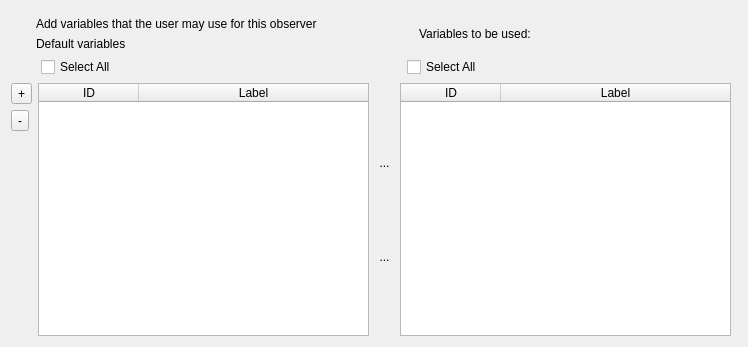
<?xml version="1.0" encoding="UTF-8"?>
<ui version="4.0">
 <class>TextScreenField</class>
 <widget class="QWidget" name="TextScreenField">
  <property name="geometry">
   <rect>
    <x>0</x>
    <y>0</y>
    <width>748</width>
    <height>347</height>
   </rect>
  </property>
  <property name="windowTitle">
   <string>Form</string>
  </property>
  <layout class="QHBoxLayout" name="horizontalLayout_6">
   <item>
    <layout class="QVBoxLayout" name="verticalLayout_6">
     <item>
      <layout class="QHBoxLayout" name="horizontalLayout_3">
       <item>
        <widget class="Line" name="line">
         <property name="orientation">
          <enum>Qt::Vertical</enum>
         </property>
        </widget>
       </item>
      </layout>
     </item>
     <item>
      <layout class="QHBoxLayout" name="horizontalLayout_4">
       <item>
        <spacer name="horizontalSpacer_2">
         <property name="orientation">
          <enum>Qt::Horizontal</enum>
         </property>
         <property name="sizeType">
          <enum>QSizePolicy::Fixed</enum>
         </property>
         <property name="sizeHint" stdset="0">
          <size>
           <width>25</width>
           <height>20</height>
          </size>
         </property>
        </spacer>
       </item>
       <item>
        <layout class="QVBoxLayout" name="verticalLayout">
         <item>
          <widget class="QLabel" name="upperLabel">
           <property name="text">
            <string>Add variables that the user may use for this observer</string>
           </property>
          </widget>
         </item>
         <item>
          <widget class="QLabel" name="labelGeneral">
           <property name="text">
            <string>Default variables</string>
           </property>
           <property name="margin">
            <number>3</number>
           </property>
          </widget>
         </item>
        </layout>
       </item>
       <item>
        <spacer name="horizontalSpacer">
         <property name="orientation">
          <enum>Qt::Horizontal</enum>
         </property>
         <property name="sizeType">
          <enum>QSizePolicy::Fixed</enum>
         </property>
         <property name="sizeHint" stdset="0">
          <size>
           <width>65</width>
           <height>20</height>
          </size>
         </property>
        </spacer>
       </item>
       <item>
        <widget class="QLabel" name="labelToBeUse">
         <property name="text">
          <string>Variables to be used:</string>
         </property>
        </widget>
       </item>
      </layout>
     </item>
     <item>
      <layout class="QHBoxLayout" name="horizontalLayout_5">
       <item>
        <spacer name="horizontalSpacer_3">
         <property name="orientation">
          <enum>Qt::Horizontal</enum>
         </property>
         <property name="sizeType">
          <enum>QSizePolicy::Fixed</enum>
         </property>
         <property name="sizeHint" stdset="0">
          <size>
           <width>30</width>
           <height>20</height>
          </size>
         </property>
        </spacer>
       </item>
       <item>
        <widget class="QCheckBox" name="selectDefault">
         <property name="text">
          <string>Select All</string>
         </property>
        </widget>
       </item>
       <item>
        <spacer name="horizontalSpacer_4">
         <property name="orientation">
          <enum>Qt::Horizontal</enum>
         </property>
         <property name="sizeType">
          <enum>QSizePolicy::Fixed</enum>
         </property>
         <property name="sizeHint" stdset="0">
          <size>
           <width>35</width>
           <height>20</height>
          </size>
         </property>
        </spacer>
       </item>
       <item>
        <widget class="QCheckBox" name="selectUse">
         <property name="text">
          <string>Select All</string>
         </property>
        </widget>
       </item>
      </layout>
     </item>
     <item>
      <layout class="QHBoxLayout" name="horizontalLayout">
       <item>
        <layout class="QVBoxLayout" name="verticalLayout_4">
         <item>
          <widget class="QToolButton" name="add">
           <property name="text">
            <string>+</string>
           </property>
           <property name="icon">
            <iconset resource="../../Resource.qrc">
             <normaloff>:/Resources/plus</normaloff>:/Resources/plus</iconset>
           </property>
          </widget>
         </item>
         <item>
          <widget class="QToolButton" name="del">
           <property name="text">
            <string>-</string>
           </property>
           <property name="icon">
            <iconset resource="../../Resource.qrc">
             <normaloff>:/Resources/minus.png</normaloff>:/Resources/minus.png</iconset>
           </property>
          </widget>
         </item>
         <item>
          <spacer name="verticalSpacer">
           <property name="orientation">
            <enum>Qt::Vertical</enum>
           </property>
           <property name="sizeHint" stdset="0">
            <size>
             <width>20</width>
             <height>40</height>
            </size>
           </property>
          </spacer>
         </item>
        </layout>
       </item>
       <item>
        <widget class="QTableWidget" name="defaultVarList">
         <property name="selectionMode">
          <enum>QAbstractItemView::MultiSelection</enum>
         </property>
         <property name="selectionBehavior">
          <enum>QAbstractItemView::SelectRows</enum>
         </property>
         <attribute name="horizontalHeaderStretchLastSection">
          <bool>true</bool>
         </attribute>
         <column>
          <property name="text">
           <string>ID</string>
          </property>
         </column>
         <column>
          <property name="text">
           <string>Label</string>
          </property>
         </column>
        </widget>
       </item>
       <item>
        <layout class="QVBoxLayout" name="verticalLayout_3">
         <item>
          <widget class="QToolButton" name="rButton">
           <property name="styleSheet">
            <string notr="true">border: none;</string>
           </property>
           <property name="text">
            <string>...</string>
           </property>
           <property name="icon">
            <iconset resource="../../Resource.qrc">
             <normaloff>:/img/Resources/rightDArrow.png</normaloff>:/img/Resources/rightDArrow.png</iconset>
           </property>
           <property name="iconSize">
            <size>
             <width>24</width>
             <height>24</height>
            </size>
           </property>
          </widget>
         </item>
         <item>
          <widget class="QToolButton" name="lButton">
           <property name="styleSheet">
            <string notr="true">border: none;</string>
           </property>
           <property name="text">
            <string>...</string>
           </property>
           <property name="icon">
            <iconset resource="../../Resource.qrc">
             <normaloff>:/img/Resources/leftDArrow.png</normaloff>:/img/Resources/leftDArrow.png</iconset>
           </property>
           <property name="iconSize">
            <size>
             <width>24</width>
             <height>24</height>
            </size>
           </property>
          </widget>
         </item>
        </layout>
       </item>
       <item>
        <widget class="QTableWidget" name="useVarList">
         <property name="selectionMode">
          <enum>QAbstractItemView::MultiSelection</enum>
         </property>
         <property name="selectionBehavior">
          <enum>QAbstractItemView::SelectRows</enum>
         </property>
         <attribute name="horizontalHeaderStretchLastSection">
          <bool>true</bool>
         </attribute>
         <column>
          <property name="text">
           <string>ID</string>
          </property>
         </column>
         <column>
          <property name="text">
           <string>Label</string>
          </property>
         </column>
        </widget>
       </item>
      </layout>
     </item>
    </layout>
   </item>
   <item>
    <widget class="QWidget" name="container" native="true">
     <property name="toolTip">
      <string>Default value</string>
     </property>
     <layout class="QHBoxLayout" name="horizontalLayout_2">
      <property name="spacing">
       <number>0</number>
      </property>
      <property name="leftMargin">
       <number>0</number>
      </property>
      <property name="topMargin">
       <number>0</number>
      </property>
      <property name="rightMargin">
       <number>0</number>
      </property>
      <property name="bottomMargin">
       <number>0</number>
      </property>
     </layout>
    </widget>
   </item>
  </layout>
 </widget>
 <resources>
  <include location="../../Resource.qrc"/>
 </resources>
 <connections/>
</ui>
